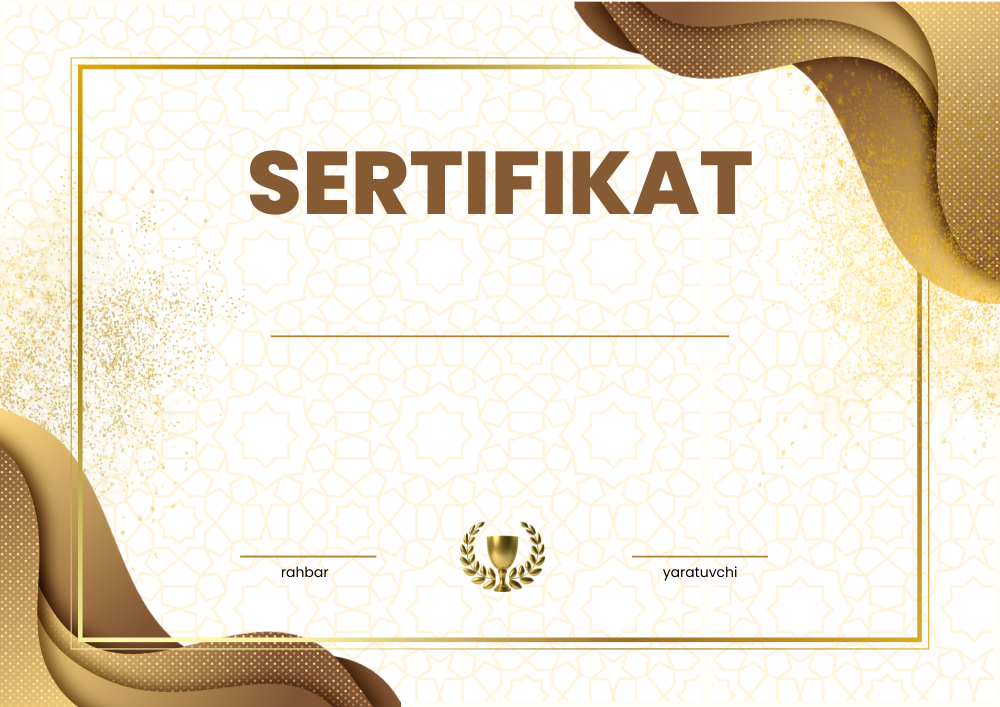
#> input picture templates/template.png, 2000 x 1414 px (shown at 1/2 size)
$ python main1.py
#> lines starting #> are read from the running program, lines starting #| are printed output that depends on the picture
import os

from PIL import Image, ImageDraw, ImageFont

font_channel_path = 'fonts/text-font-3.ttf'


def fit_text_to_width(draw, text, font, max_width):
    text_bbox = draw.textbbox((0, 0), text, font=font)
    text_width = text_bbox[2] - text_bbox[0]
    if text_width <= max_width:
        return font
    font_size = font.size
    while text_width > max_width and font_size > 10:
        font_size -= 1
        font = ImageFont.truetype(font.path, font_size)
        text_bbox = draw.textbbox((0, 0), text, font=font)
        text_width = text_bbox[2] - text_bbox[0]
    return font


def wrap_text_to_width(draw, text, font, max_width):
    words = text.split()
    lines = []
    current_line = ""

    for word in words:
        test_line = current_line + word + " "
        text_bbox = draw.textbbox((0, 0), test_line, font=font)
        text_width = text_bbox[2] - text_bbox[0] + 400

        if text_width <= max_width:
            current_line = test_line
        else:
            lines.append(current_line.strip())
            current_line = word + " "

    lines.append(current_line.strip())
    return lines


def generate_certificate(data: dict) -> None:
    names = data['names']
    certificate = data['certificate']
    channel_name = data['channel_name']
    author_name = data['author_name']
    bot_username = data['bot_username']
    rank_number = data['rank_number']
    length_test = data['length_test']
    solved_test_length = data['solved_test_length']
    percentage_test = round(solved_test_length / length_test * 100, 2)

    if not os.path.exists("certificates"):
        os.makedirs("certificates")

    for name in names:
        img = Image.open(certificate, mode='r')
#> img is the input picture: PIL image 2000x1414 RGBA; mean R, G, B, A 236.9, 226.6, 208.8, 255
        image_width = img.width
#> image_width = 2000
        image_height = img.height
#> image_height = 1414
        draw = ImageDraw.Draw(img)

        text = (
            f"Siz {channel_name.upper()} - jamoasi tomonidan o'tqazilgan testda {length_test} ta savoldan {solved_test_length} "
            f"tasiga to'g'ri javob berib,"
            f" {percentage_test}% natijani qayt etdingiz.",
            f"Shu sababli siz muallif {author_name} "
            f"tomonidan ushbu sertifikat bilan taqdirlandingiz.",
            f"Kelgusi testlarda omad tilaymiz!"
        )

        # writing name
        name_size = 120
        name_font_path = 'fonts/font5.otf'
        name_font = ImageFont.truetype(name_font_path, name_size)
        name_font = fit_text_to_width(draw, name, name_font, image_width - 40)
        name_bbox = draw.textbbox((0, 0), name, font=name_font)
#> name_bbox = (0, 21, 1397, 137)
        text_w = name_bbox[2] - name_bbox[0]
#> text_w = 1397
        text_h = name_bbox[3] - name_bbox[1]
#> text_h = 116
        text_x_position = (image_width - text_w) / 2
#> text_x_position = 301.5
        text_y_position = (image_height - text_h) / 2 - 100
#> text_y_position = 549
        draw.text((text_x_position, text_y_position), name, font=name_font, fill=(134, 91, 52))

        # writing text
        text_size = 35
        text_font = ImageFont.truetype(font_channel_path, text_size)
        wrapped_text = []
        for line in text:
            wrapped_lines = wrap_text_to_width(draw, line, text_font, image_width - 40)
            wrapped_text.extend(wrapped_lines)
#> this loop made 3 passes
#> wrapped_lines on pass 3: ['Kelgusi testlarda omad tilaymiz!']
#> after the loop, wrapped_text = 5 items
        total_text_height = sum(
            draw.textbbox((0, 0), line, font=text_font)[3] - draw.textbbox((0, 0), line, font=text_font)[1] for line in
            wrapped_text)
#> total_text_height = 163
        y = (image_height - total_text_height) / 2 + 80
#> y = 705.5
        for line in wrapped_text:
            font_text = fit_text_to_width(draw, line, text_font, image_width - 40)
            bbox = draw.textbbox((0, 0), line, font=font_text)
            text_w = bbox[2] - bbox[0]
            text_h = bbox[3] - bbox[1]
            x = (image_width - text_w) / 2
            draw.text((x, y), line, font=font_text, fill=(134, 91, 52))
            y += text_h + 20
#> this loop made 5 passes
#> (bbox, text_w, text_h, x, y) on passes 1 to 3: ((0, 6, 1537, 40), 1537, 34, 231.5, 759.5), ((-1, 6, 745, 40), 746, 34, 627, 813.5), ((0, 6, 1301, 33), 1301, 27, 349.5, 860.5)
#> (line, bbox, text_w, text_h, x, y) on passes 4 to 5: ('taqdirlandingiz.', (0, 6, 273, 40), 273, 34, 863.5, 914.5), ('Kelgusi testlarda omad tilaymiz!', (0, 6, 565, 40), 565, 34, 717.5, 968.5)
#> after the loop, y = 968.5

        # writing author name
        author_name_size = 40
        author_font_path = 'fonts/text-font-2.otf'
        font_author = ImageFont.truetype(author_font_path, author_name_size)
        author_bbox = draw.textbbox((0, 0), author_name, font=font_author)
#> author_bbox = (0, 8, 365, 38)
        text_w = author_bbox[2] - author_bbox[0]
#> text_w = 365
        text_h = author_bbox[3] - author_bbox[1]
#> text_h = 30
        text_x_position = (image_width - text_w) / 2 - 385
#> text_x_position = 432.5
        text_y_position = (image_height - text_h) / 2 + 365
#> text_y_position = 1057
        draw.text((text_x_position, text_y_position), author_name, font=font_author, fill=(134, 91, 52))

        # writing bot name
        bot_size = 40
        bot_font_path = 'fonts/text-font-2.otf'
        bot_font = ImageFont.truetype(bot_font_path, bot_size)
        bot_bbox = draw.textbbox((0, 0), bot_username, font=bot_font)
#> bot_bbox = (0, 8, 241, 47)
        text_w = bot_bbox[2] - bot_bbox[0]
#> text_w = 241
        text_h = bot_bbox[3] - bot_bbox[1]
#> text_h = 39
        text_x_position = (image_width - text_w) / 2 + 395
#> text_x_position = 1274.5
        text_y_position = (image_height - text_h) / 2 + 365
#> text_y_position = 1052.5
        draw.text((text_x_position, text_y_position), bot_username, font=bot_font, fill=(134, 91, 52))

        # writing rank
        rank_size = 35
        rank_font_path = 'fonts/text-font-2.otf'
        rank_text = 'Reyting: TOP #' + str(rank_number)
        rank_font = ImageFont.truetype(rank_font_path, rank_size)
        rank_bbox = draw.textbbox((0, 0), rank_text, font=rank_font)
#> rank_bbox = (0, 6, 355, 40)
        text_w = rank_bbox[2] - rank_bbox[0]
#> text_w = 355
        text_h = rank_bbox[3] - rank_bbox[1]
#> text_h = 34
        text_x_position = (image_width - text_w) / 2
#> text_x_position = 822.5
        text_y_position = (image_height - text_h) / 2 + 515
#> text_y_position = 1205
        draw.text((text_x_position, text_y_position), rank_text, font=rank_font, fill=(134, 91, 52))

        img.save(os.path.join("certificates", "{}.png".format(name)))
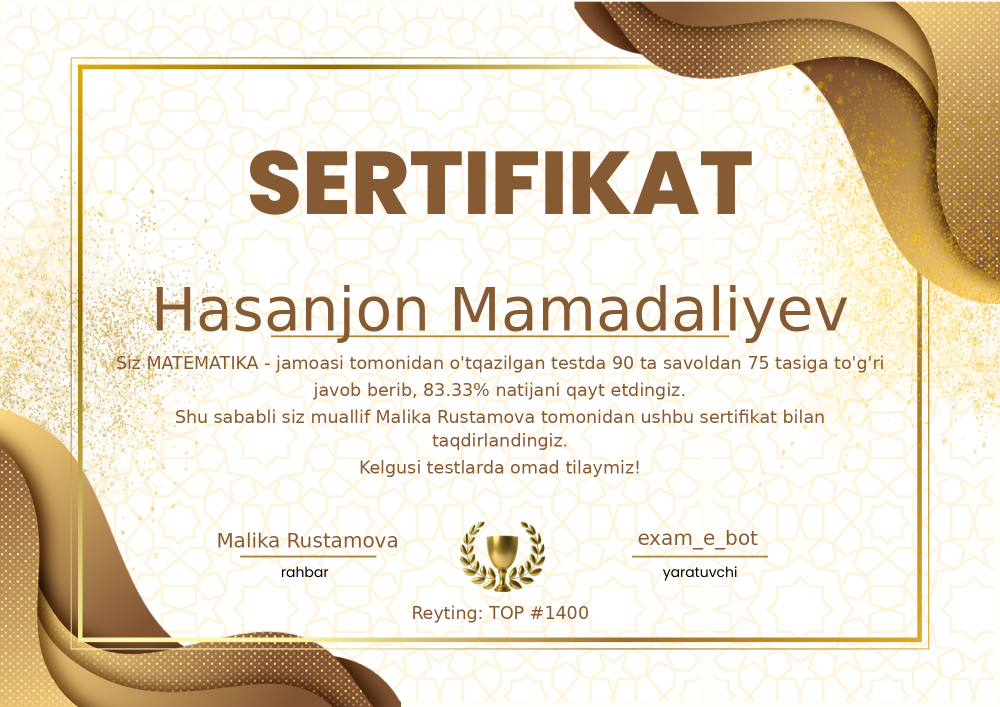
#> saved as Hasanjon Mamadaliyev.png: PIL image 2000x1414 RGBA (shown at 1/2 size); mean R, G, B, A 233.7, 222.3, 203.7, 255


FONT = "fonts/font5.otf"
CERTIFICATE = "templates/template.png"
NAMES = ['Hasanjon Mamadaliyev']
data = {
    'names': NAMES,
    'certificate': CERTIFICATE,
    'channel_name': 'matematika',
    'author_name': 'Malika Rustamova',
    'bot_username': 'exam_e_bot',
    'rank_number': 1400,
    'length_test': 90,
    'solved_test_length': 75,
}
generate_certificate(data)
